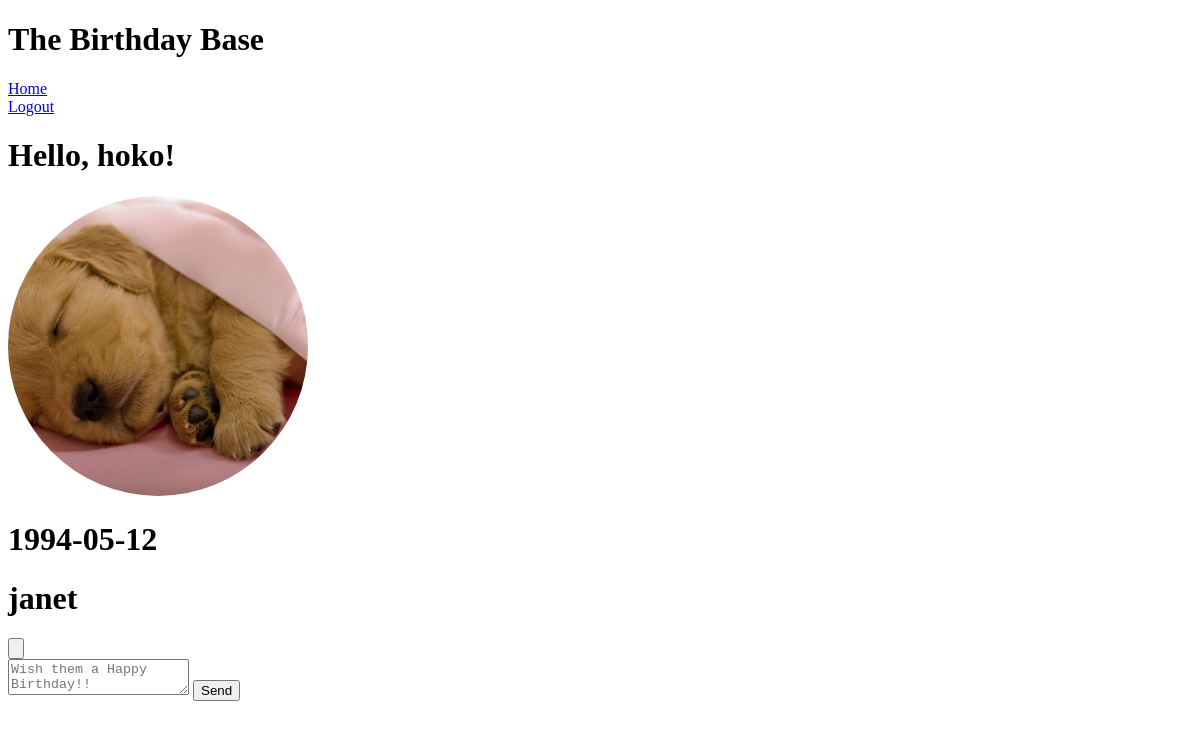
The app's page /janet (signed in) with its own data.
### app.py (models this page shows, shortened)
class User(db.Model, UserMixin):
    id = db.Column(db.Integer, primary_key=True)
    username = db.Column(db.String(20), nullable=False, unique=True)
    password = db.Column(db.String(80), nullable=False)
    first_name = db.Column(db.String(20), nullable=False)
    last_name = db.Column(db.String(80), nullable=True)
    birthday = db.Column(db.Date, nullable=False)
    profile_pic = db.Column(db.String(), default="default.jpg")
    followed = db.relationship(
        "Follow",
        foreign_keys=[Follow.follower_id],
        backref=db.backref("follower", lazy="joined"),
        lazy="dynamic",
        cascade="all, delete-orphan",
    )
    followers = db.relationship(
        "Follow",
        foreign_keys=[Follow.followed_id],
        backref=db.backref("followed", lazy="joined"),
        lazy="dynamic",
        cascade="all, delete-orphan",
    )
    postsender = db.relationship(
        "Post",
        backref=backref("postsender", uselist=False),
        foreign_keys=[Post.sender],
        lazy=True,
    )

### app.py (the view, shortened to what this page needs)
@app.route("/<username>", methods=["GET", "POST"])
def profile(username):
    user = User.query.filter_by(username=username).first_or_404()
    print(user.profile_pic)
    form = PostForm()
    print(flask_login.current_user.id)
    wishes = Post.query.filter_by(receiver=user.id)
    return render_template("profile.html", user=user, form=form, wishes=wishes)

### app.py
class PostForm(FlaskForm):
    body = TextAreaField(
        validators=[InputRequired(), Length(min=3, max=2000)],
        render_kw={"placeholder": "Wish them a Happy Birthday!!"},
    )
    submit = SubmitField("Send")

### app.py (called while the page is built)
@login_manager.user_loader
def load_user(user_id):
    return User.query.get(int(user_id))

### templates/profile.html (shortened to what this page needs)
{% extends 'base.html' %} {% block content %}
<h1>Hello, {{ current_user.username }}!</h1>
<img id="profile-img" src="/static/profile-pics/{{user.profile_pic}}" />
<h1>{{ user.birthday }}</h1>
<h1>{{ user.username }}</h1>
<input type="button" action="{{ url_for('follow', username=user.username) }}" />
<form action="" method="POST">
  {{ form.hidden_tag() }} {{ form.body }} {{ form.submit }}
</form>
{% endblock %}

### static/css/all.css (style rules this page uses)
#profile-img { width: 300px; height: 300px; object-fit: cover; object-position: center center; border-radius: 50%; }

### records on screen
User: username "hoko"
User: profile_pic (placeholder picture), birthday "1994-05-12", username "janet"
